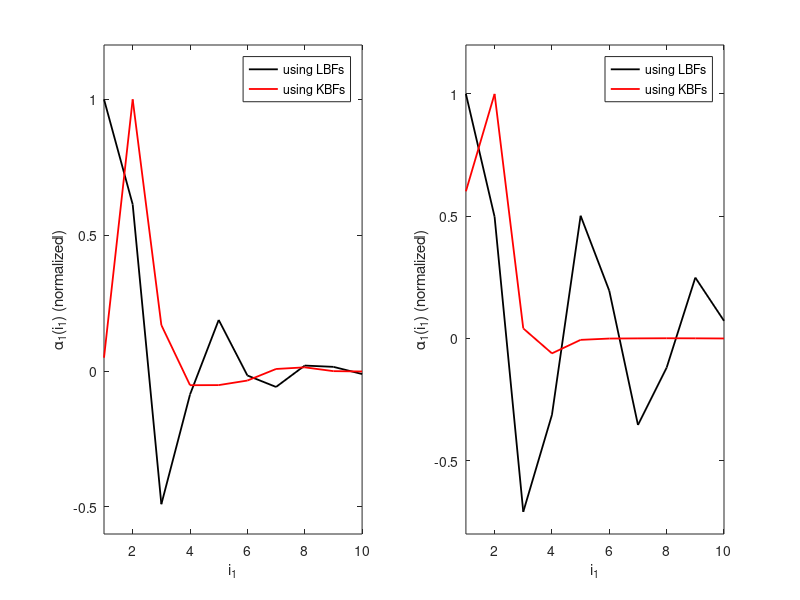
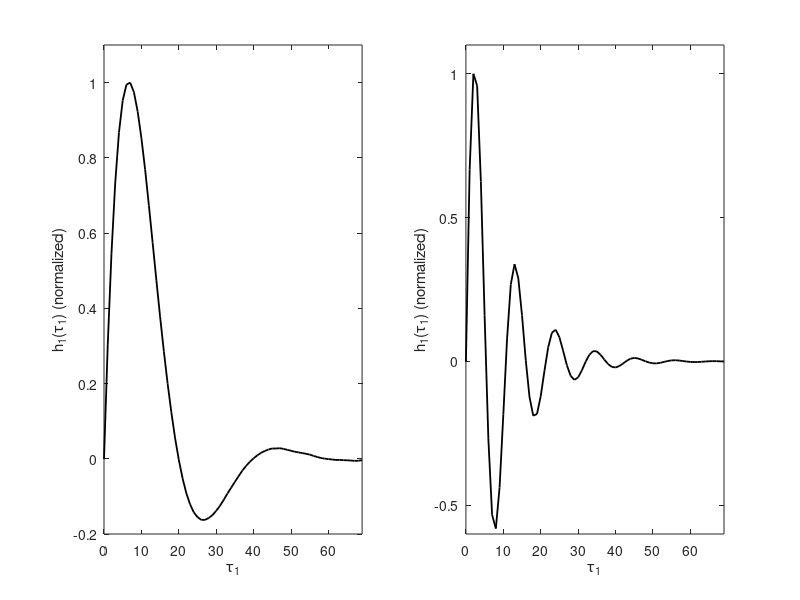

MATLAB code for these plots, in order:
clear
close all
clc

load('TrueBFKernels');
load('VUB_Kernels');
load('Resonant_Kernels')

figure()
subplot(1,2,1)
plot(1:length(alpha1LBF_VUB),alpha1LBF_VUB./max(alpha1LBF_VUB),'k','LineWidth',1.3)
hold on
plot(1:length(alpha1KBF_VUB),alpha1KBF_VUB./max(alpha1KBF_VUB),'r','LineWidth',1.3)
ylabel('\alpha_1(i_1) (normalized)')
xlabel('i_1')
axis([1 length(alpha1LBF_VUB) -0.6 1.2])
legend('using LBFs','using KBFs')
subplot(1,2,2)
plot(1:length(alpha1LBF_res),alpha1LBF_res./max(alpha1LBF_res),'k','LineWidth',1.3)
hold on
plot(1:length(alpha1KBF_res),alpha1KBF_res./max(alpha1KBF_res),'r','LineWidth',1.3)
xlabel('i_1')
ylabel('\alpha_1(i_1) (normalized)')
legend('using LBFs','using KBFs')
axis([1 length(alpha1LBF_VUB) -0.8 1.2])

figure()
subplot(1,2,1)
plot(0:length(h1_VUB)-1,h1_VUB./max(h1_VUB),'k','LineWidth',1.3)
ylabel('h_1(\tau_1) (normalized)')
xlabel('\tau_1')
axis([0 length(h1_VUB)-1 -0.2 1.1])
subplot(1,2,2)
plot(0:length(h1_res)-1,h1_res./max(h1_res),'k','LineWidth',1.3)
xlabel('\tau_1')
ylabel('h_1(\tau_1) (normalized)')
axis([0 length(h1_VUB)-1 -0.6 1.1])
